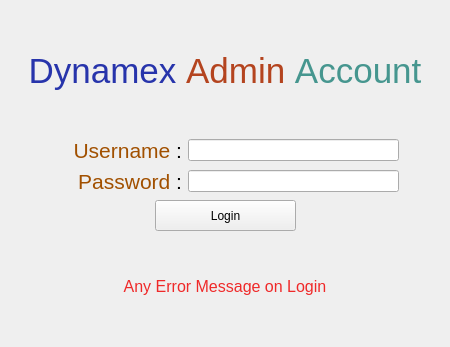
      <widget class="QWidget" name="login">
       <layout class="QGridLayout" name="gridLayout_116">
        <item row="0" column="0">
         <layout class="QVBoxLayout" name="verticalLayout_70">
          <item>
           <spacer name="verticalSpacer_8">
            <property name="orientation">
             <enum>Qt::Vertical</enum>
            </property>
            <property name="sizeHint" stdset="0">
             <size>
              <width>20</width>
              <height>40</height>
             </size>
            </property>
           </spacer>
          </item>
          <item>
           <widget class="QLabel" name="label_237">
            <property name="minimumSize">
             <size>
              <width>401</width>
              <height>41</height>
             </size>
            </property>
            <property name="text">
             <string>&lt;html&gt;&lt;head/&gt;&lt;body&gt;&lt;p align=&quot;center&quot;&gt;&lt;span style=&quot; font-size:26pt; color:#2734ab;&quot;&gt;Dynamex &lt;/span&gt;&lt;span style=&quot; font-size:26pt; color:#b4441f;&quot;&gt;Admin &lt;/span&gt;&lt;span style=&quot; font-size:26pt; color:#46968f;&quot;&gt;Account&lt;/span&gt;&lt;/p&gt;&lt;/body&gt;&lt;/html&gt;</string>
            </property>
           </widget>
          </item>
          <item>
           <spacer name="verticalSpacer_9">
            <property name="orientation">
             <enum>Qt::Vertical</enum>
            </property>
            <property name="sizeHint" stdset="0">
             <size>
              <width>20</width>
              <height>40</height>
             </size>
            </property>
           </spacer>
          </item>
          <item>
           <layout class="QHBoxLayout" name="horizontalLayout_87">
            <item>
             <spacer name="horizontalSpacer_208">
              <property name="orientation">
               <enum>Qt::Horizontal</enum>
              </property>
              <property name="sizeHint" stdset="0">
               <size>
                <width>40</width>
                <height>20</height>
               </size>
              </property>
             </spacer>
            </item>
            <item>
             <widget class="QLabel" name="label_157">
              <property name="minimumSize">
               <size>
                <width>131</width>
                <height>0</height>
               </size>
              </property>
              <property name="text">
               <string>&lt;html&gt;&lt;head/&gt;&lt;body&gt;&lt;p align=&quot;right&quot;&gt;&lt;span style=&quot; font-size:16pt; color:#a15000;&quot;&gt;Username&lt;/span&gt;&lt;span style=&quot; font-size:16pt;&quot;&gt; :&lt;/span&gt;&lt;/p&gt;&lt;/body&gt;&lt;/html&gt;</string>
              </property>
             </widget>
            </item>
            <item>
             <widget class="QLineEdit" name="username">
              <property name="minimumSize">
               <size>
                <width>211</width>
                <height>0</height>
               </size>
              </property>
             </widget>
            </item>
            <item>
             <spacer name="horizontalSpacer_209">
              <property name="orientation">
               <enum>Qt::Horizontal</enum>
              </property>
              <property name="sizeHint" stdset="0">
               <size>
                <width>40</width>
                <height>20</height>
               </size>
              </property>
             </spacer>
            </item>
           </layout>
          </item>
          <item>
           <layout class="QHBoxLayout" name="horizontalLayout_86">
            <item>
             <spacer name="horizontalSpacer_210">
              <property name="orientation">
               <enum>Qt::Horizontal</enum>
              </property>
              <property name="sizeHint" stdset="0">
               <size>
                <width>40</width>
                <height>20</height>
               </size>
              </property>
             </spacer>
            </item>
            <item>
             <widget class="QLabel" name="label_236">
              <property name="minimumSize">
               <size>
                <width>131</width>
                <height>0</height>
               </size>
              </property>
              <property name="text">
               <string>&lt;html&gt;&lt;head/&gt;&lt;body&gt;&lt;p align=&quot;right&quot;&gt;&lt;span style=&quot; font-size:16pt; color:#a15000;&quot;&gt;Password&lt;/span&gt;&lt;span style=&quot; font-size:16pt;&quot;&gt; :&lt;/span&gt;&lt;/p&gt;&lt;/body&gt;&lt;/html&gt;</string>
              </property>
             </widget>
            </item>
            <item>
             <widget class="QLineEdit" name="password">
              <property name="minimumSize">
               <size>
                <width>211</width>
                <height>0</height>
               </size>
              </property>
              <property name="inputMask">
               <string/>
              </property>
              <property name="echoMode">
               <enum>QLineEdit::Password</enum>
              </property>
             </widget>
            </item>
            <item>
             <spacer name="horizontalSpacer_211">
              <property name="orientation">
               <enum>Qt::Horizontal</enum>
              </property>
              <property name="sizeHint" stdset="0">
               <size>
                <width>40</width>
                <height>20</height>
               </size>
              </property>
             </spacer>
            </item>
           </layout>
          </item>
          <item>
           <layout class="QHBoxLayout" name="horizontalLayout_85">
            <item>
             <spacer name="horizontalSpacer_212">
              <property name="orientation">
               <enum>Qt::Horizontal</enum>
              </property>
              <property name="sizeHint" stdset="0">
               <size>
                <width>40</width>
                <height>20</height>
               </size>
              </property>
             </spacer>
            </item>
            <item>
             <widget class="QPushButton" name="login_">
              <property name="minimumSize">
               <size>
                <width>141</width>
                <height>31</height>
               </size>
              </property>
              <property name="maximumSize">
               <size>
                <width>151</width>
                <height>16777215</height>
               </size>
              </property>
              <property name="text">
               <string>Login</string>
              </property>
              <property name="icon">
               <iconset theme="security-high">
                <normaloff>../../../../../.designer/backup</normaloff>../../../../../.designer/backup</iconset>
              </property>
             </widget>
            </item>
            <item>
             <spacer name="horizontalSpacer_213">
              <property name="orientation">
               <enum>Qt::Horizontal</enum>
              </property>
              <property name="sizeHint" stdset="0">
               <size>
                <width>40</width>
                <height>20</height>
               </size>
              </property>
             </spacer>
            </item>
           </layout>
          </item>
          <item>
           <spacer name="verticalSpacer_7">
            <property name="orientation">
             <enum>Qt::Vertical</enum>
            </property>
            <property name="sizeHint" stdset="0">
             <size>
              <width>20</width>
              <height>40</height>
             </size>
            </property>
           </spacer>
          </item>
          <item>
           <widget class="QLabel" name="login_error">
            <property name="text">
             <string>&lt;html&gt;&lt;head/&gt;&lt;body&gt;&lt;p align=&quot;center&quot;&gt;&lt;span style=&quot; font-size:12pt; color:#ef2929;&quot;&gt;Any Error Message on Login&lt;/span&gt;&lt;/p&gt;&lt;/body&gt;&lt;/html&gt;</string>
            </property>
            <property name="wordWrap">
             <bool>true</bool>
            </property>
           </widget>
          </item>
          <item>
           <spacer name="verticalSpacer_10">
            <property name="orientation">
             <enum>Qt::Vertical</enum>
            </property>
            <property name="sizeHint" stdset="0">
             <size>
              <width>20</width>
              <height>40</height>
             </size>
            </property>
           </spacer>
          </item>
         </layout>
        </item>
       </layout>
      </widget>
